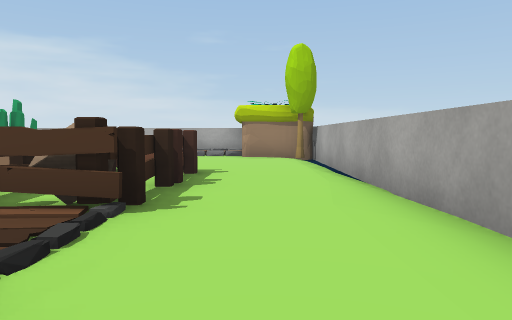
[1] (above)

18 first-person views from a walk through a 3-D level made in the Unity game engine. The camera is 0.68 m above the floor, tilts 4° down and sees 70° across. The floor is counted in squares, 1 m on a side. Each view is taken from the middle of a square. On the plan, view 1 faces up. The plan holds only what a view shows up to about 11 squares ahead; the rest is blank. The player is left out. Some surface patterns are stand-ins.

[2]
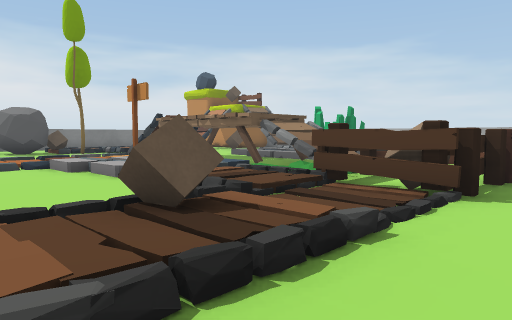

[3]
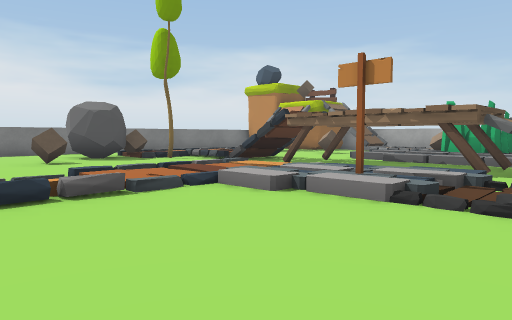

[4]
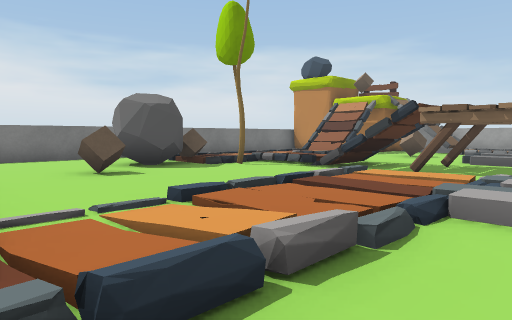

[5]
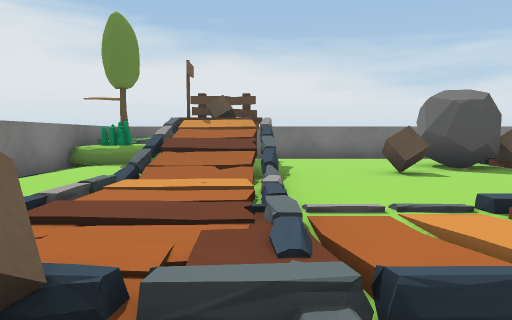

[6]
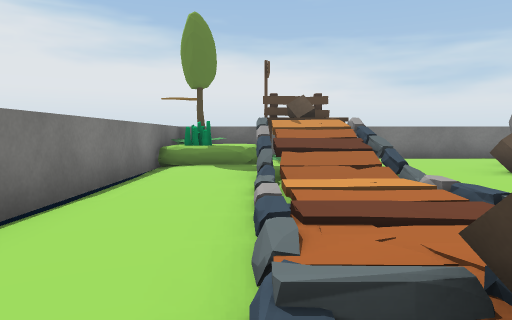

[7]
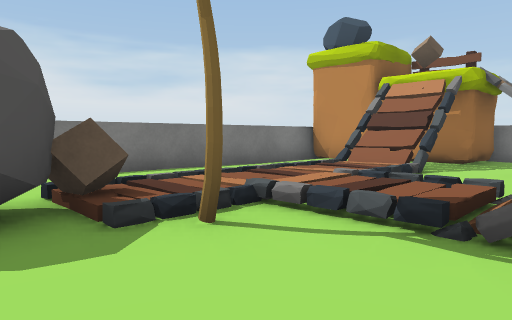

[8]
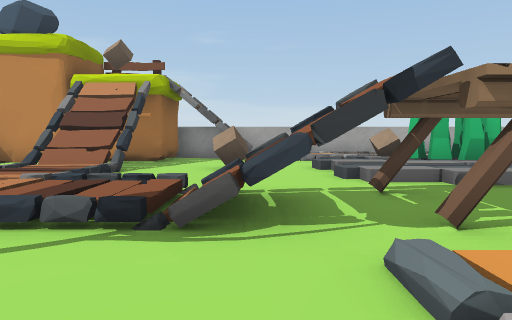

[9]
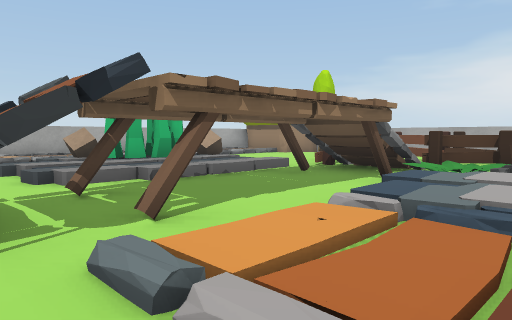

[10]
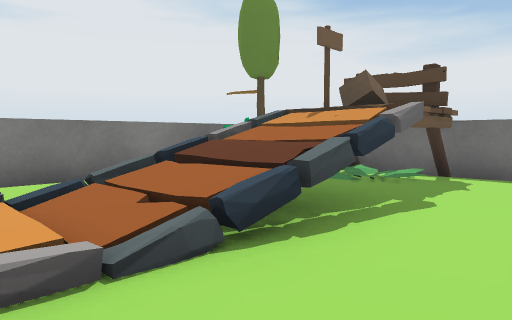

[11]
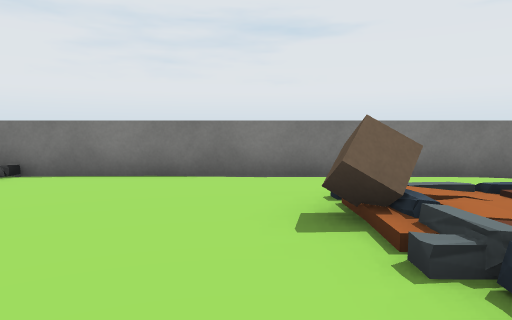

[12]
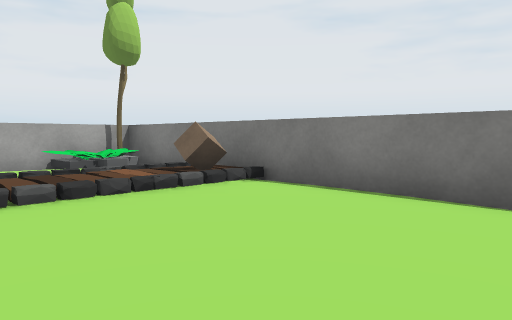

[13]
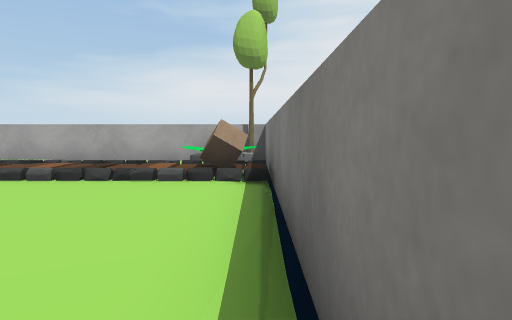

[14]
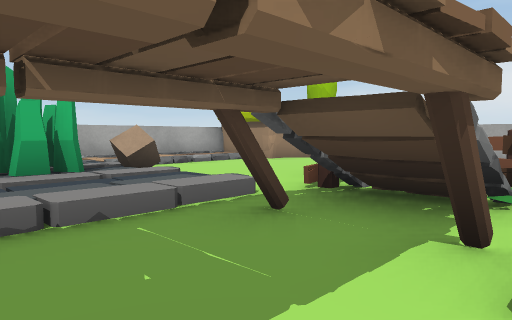

[15]
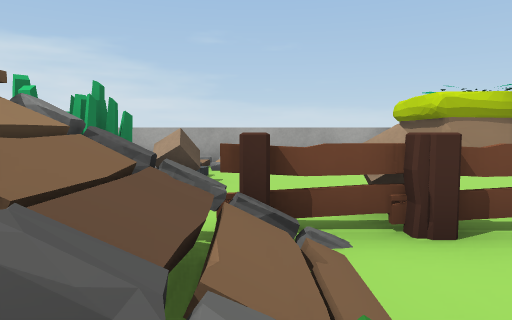

[16]
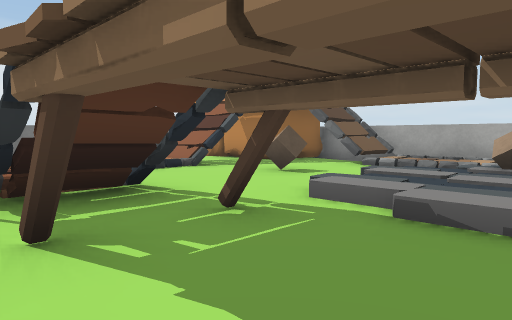

[17]
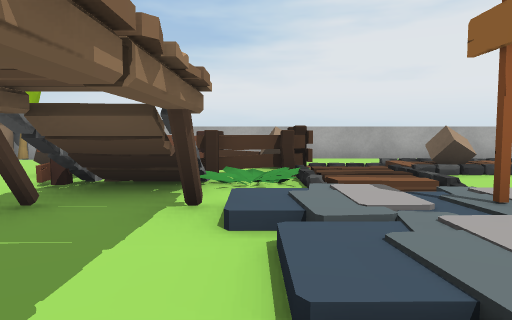

[18]
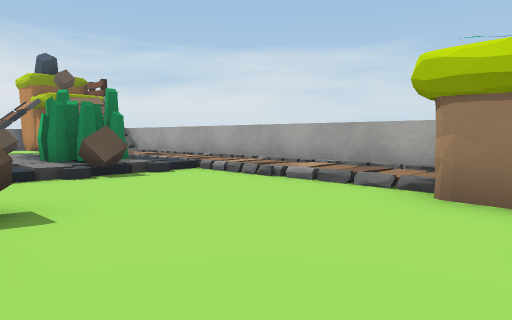

### Floor plan
Key: @ floor where view 1 was taken; # wall or solid block; x gap in a wall; . main floor; : floor 0.05 m higher than the main floor; - floor 0.05 m lower than the main floor; + floor 0.1 m higher than the main floor; * floor 0.15 m higher than the main floor; % floor 0.2 m higher than the main floor; / step, stairs or slope; = window, fence, low wall or low ledge; ^ raised ledge; T tree; F fence; C cube; H thing the floor can be seen under or through; B bush; O other object.
Columns run from 18 left of view 1 to 2 right of it. Each row starts with its distance up from view 1.
 13     ###^^^^^^^^^^^#
 12     #.#///////////#
 11 #####.....**//....#T#
 10 #. ##..../CO/C......#
  9 #. ^^.C./%%%//......#
  8 #. //....%*///......#
  7 #. //..../////FCCF..#
  6 #. //==HHHH##^=..F..#
  5 #. //==HHHHH#^=F.F..#
  4 #. //T../////./FCC..#
  3 #..C/...////%//FCF..#
  2 #..OO...///*O://./..#
  1 #....C..////...///..#
  0 #.......//=....C//@ #
 -1 #......../=....///. #
 -2 ###x#x=///=....///  #
 -3 #B#^#=///+C....///  #
 -4 #^^##=//..=..../// /#
 -5 #TO^...........///B=^
 -6 #O^=---////////##//T^
 -7    ################

Positions as (right, up) in squares from view 1, and headings:
1: (0, 0), facing up
2: (0, -1), facing up-left
3: (-4, -2), facing up-left
4: (-7, -2), facing up-left
5: (-7, -2), facing left
6: (-7, -4), facing left
7: (-11, 2), facing up-left
8: (-11, 2), facing up
9: (-11, 2), facing up-right
10: (-11, 0), facing down-left
11: (-7, 0), facing down
12: (-7, -2), facing down-right
13: (-8, -6), facing right
14: (-8, 4), facing up-right
15: (-4, 4), facing up
16: (-7, 4), facing up-left
17: (-9, 4), facing right
18: (1, 7), facing up-left
